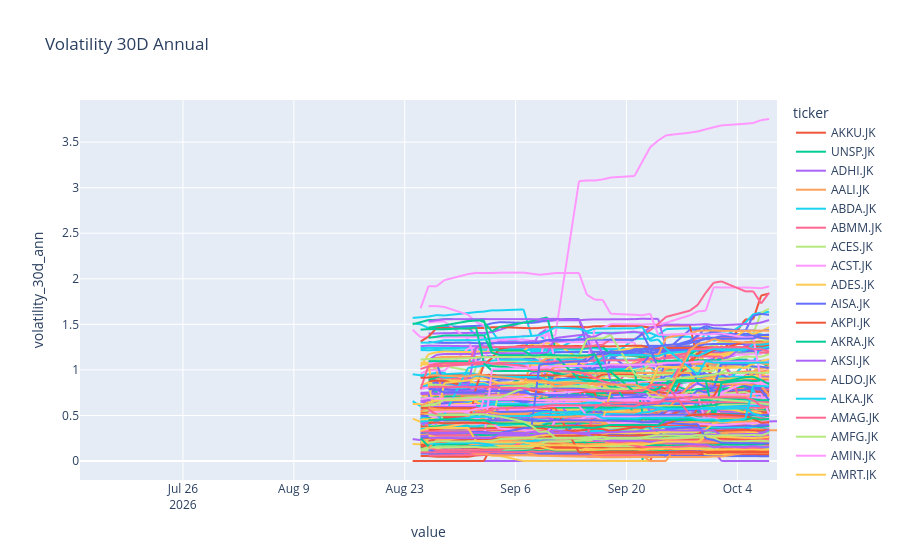

The notebook cell saved with this chart:
### Code cell
fig = px.line(
    full_data,
    x=["ticker", "trade_date"],
    y="volatility_30d_ann",
    color="ticker",
    title="Volatility 30D Annual"
)

fig.show()
